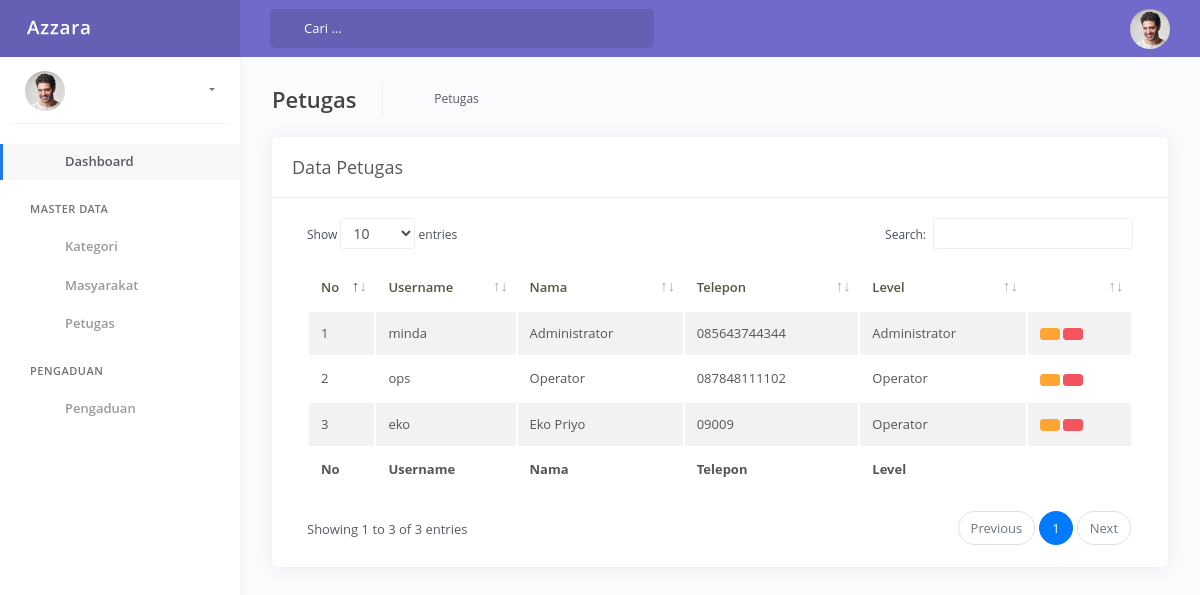
Page /index.php/admin/petugas on the committed database.
### tables this page shows
CREATE TABLE IF NOT EXISTS `petugas` (
  `id` int(11) NOT NULL AUTO_INCREMENT,
  `nama` varchar(64) DEFAULT NULL,
  `username` varchar(32) DEFAULT NULL,
  `password` varchar(128) DEFAULT NULL,
  `telepon` varchar(15) DEFAULT NULL,
  `level` enum('a','p') DEFAULT NULL,
  PRIMARY KEY (`id`)
);

### application/libraries/Template.php (called while the page is built, shortened)
<?php if ( ! defined('BASEPATH')) exit('No direct script access allowed');
class Template {
		var $template_data = array();
		function set($name, $value)
		{
			$this->template_data[$name] = $value;
		}
		function load_admin($template = '', $view = '' , $view_data = array(), $return = FALSE)
		{
			$this->CI =& get_instance();
			$this->set('contents', $this->CI->load->view($view, $view_data, TRUE));
			return $this->CI->load->view($template, $this->template_data, $return);
		}
}

### application/controllers/Admin.php (called while the page is built, shortened)
<?php
class Admin extends CI_Controller
{
  public function petugas()
  {
    $data = array('page' => 'Petugas',
                  'petugas' => $this->M_Penmas->tampilData('petugas'));
    $this->template->load_admin('admin_index','admin_petugas',$data);
  }
}
?>

### index.php (called while the page is built, shortened)
<?php
require_once BASEPATH.'core/CodeIgniter.php';

### application/models/M_Penmas.php (called while the page is built, shortened)
<?php
class M_Penmas extends CI_Model
{
  function tampilData($tabel)
  {
    return $this->db->get($tabel);
  }
}
?>

### application/views/admin_petugas.php (the view, shortened to what this page needs)
<div class="main-panel">
  <div class="content">
    <div class="page-inner">
      <div class="page-header">
        <h4 class="page-title"><?php echo $page ?></h4>
        <ul class="breadcrumbs">
          <li class="nav-item">
            <a href="#"><?php echo $page ?></a>
          </li>
        </ul>
      </div>
      <div class="row">
        <div class="col-md-12">
          <div class="card">
            <div class="card-header">
              <div class="d-flex align-items-center">
                <h4 class="card-title">Data <?php echo $page ?></h4>
              </div>
            </div>
            <div class="card-body">
              <div class="table-responsive">
                <table id="basic-datatables" class="display table table-striped table-hover" >
                  <thead>
                    <tr>
                      <th>No</th>
                      <th>Username</th>
                      <th>Nama</th>
                      <th>Telepon</th>
                      <th>Level</th>
                      <th></th>
                    </tr>
                  </thead>
                  <tfoot>
                    <tr>
                      <th>No</th>
                      <th>Username</th>
                      <th>Nama</th>
                      <th>Telepon</th>
                      <th>Level</th>
                      <th></th>
                    </tr>
                  </tfoot>
                  <tbody>
                    <?php $no=0; foreach ($petugas->result_array() as $p): $no++;?>
                      <tr>
                        <td><?php echo $no; ?></td>
                        <td><?php echo $p['username'] ?></td>
                        <td><?php echo $p['nama'] ?></td>
                        <td><?php echo $p['telepon'] ?></td>
                        <td><?php echo ($p['level'] == 'a') ? "Administrator" : "Operator" ; ?></td>
                        <td>
                          <a href="#" class="btn btn-xs btn-warning"><i class="fas fa-undo"></i></a>
                          <a href="#" class="btn btn-xs btn-danger"><i class="fas fa-lock"></i></a>
                        </td>
                      </tr>
                    <?php endforeach; ?>
                  </tbody>
                </table>
              </div>
            </div>
          </div>
        </div>
      </div>
    </div>
  </div>
</div>

### rows in the picture
petugas: username "minda", nama "Administrator", telepon "085643744344", level "Administrator"
petugas: username "ops", nama "Operator", telepon "087848111102", level "Operator"
petugas: username "eko", nama "Eko Priyo", telepon "09009", level "Operator"

### other values in the picture
$page "Petugas"
